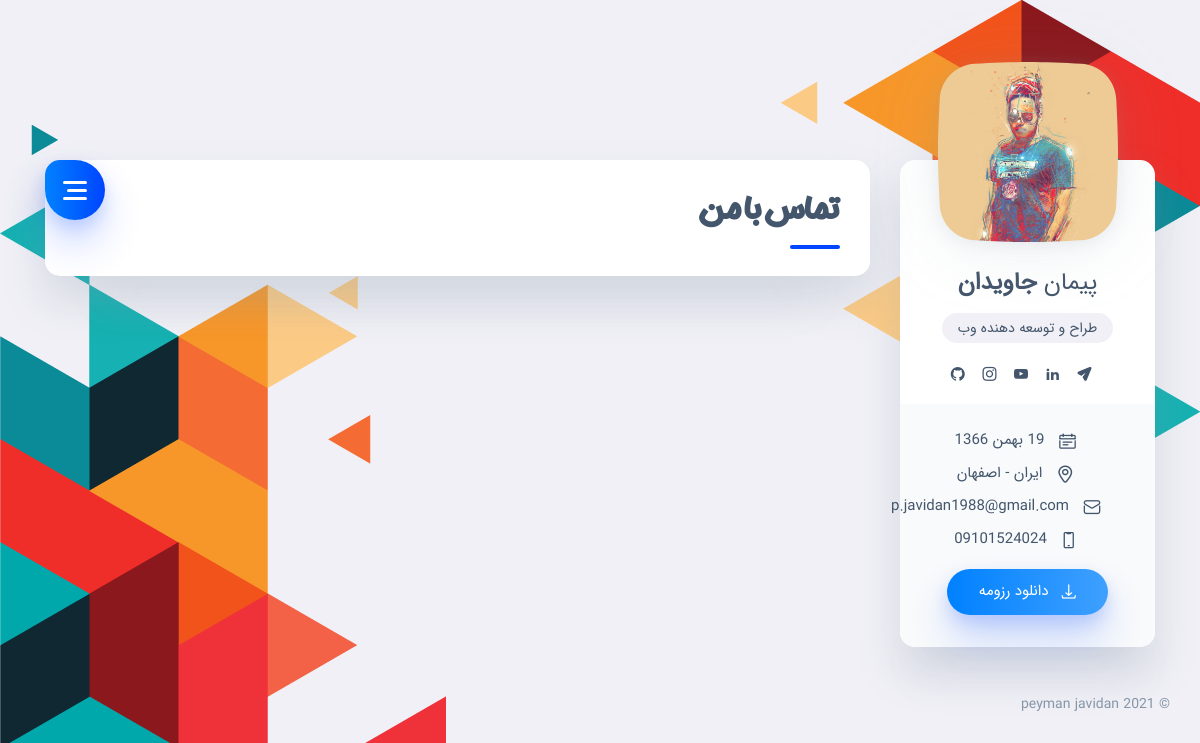
The page /blog/ on the database as committed earlier.
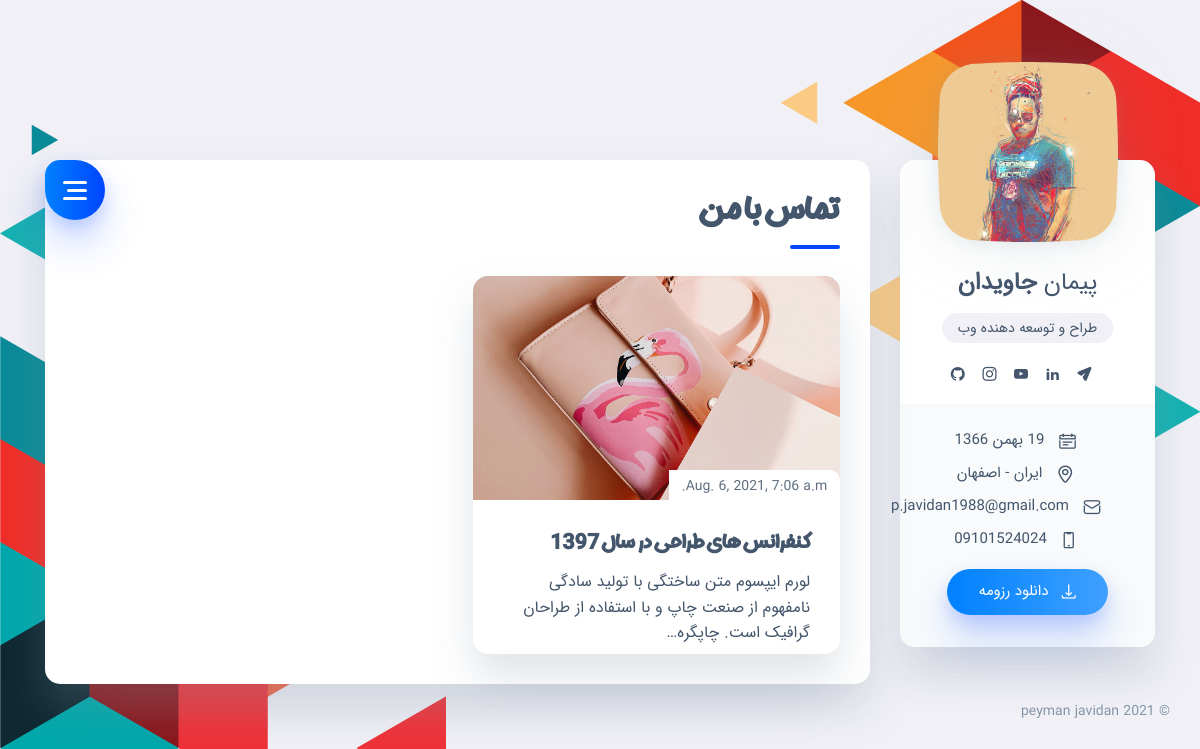
The same page on the database as committed later.
### home/models.py (models this page shows, shortened)
class Blog(models.Model):
    title = models.CharField(max_length=255)
    img = models.ImageField(blank=True, upload_to='images/blog/%Y/%m/%d/')
    description = RichTextUploadingField()
    create_at = models.DateTimeField(auto_now_add=True)
    update_at = models.DateTimeField(auto_now=True)
    class Meta:
        verbose_name = 'Blog'
        verbose_name_plural = 'Blog'

### home/views.py (the view)
# urls.py: 2. Add a URL to urlpatterns:  path('blog/', include('blog.urls'))
def blog(request):
    blog = Blog.objects.order_by('title')
    setting = Setting.objects.get(pk=1)
    context = {
        'blog': blog,
        'setting': setting,
    }
    return render(request, 'all_blogs.html', context)

### home/templates/all_blogs.html (shortened to what the changed rows need)
{% extends 'homebase.html' %}
{% load static %}
{% block body %}
{% load jformat %}
    <main class="main">
        <div class="container gutter-top">
            <div class="row sticky-parent">
                <div class="col-12 col-md-12 col-xl-9">
                    <div class="box pb-0">
                        <div class="pb-2">
                            <h1 class="title title--h1 title__separate">تماس با من</h1>
                        </div>
                        <div class="news-grid pb-0">
                            {% for rs in blog %}
                            <article class="news-item box">
                                <div class="news-item__image-wrap overlay overlay--45">
                                    <div class="news-item__date">{{ rs.create_at|jformat:"%Y/%m/%d" }}</div>
                                    <a class="news-item__link" href="/blog/{{ rs.id }}"></a>
                                    <img class="cover lazyload" src="{{ rs.img.url }}" alt=""/>
                                </div>
                                <div class="news-item__caption">
                                    <h2 class="title title--h4">{{ rs.title }}</h2>
                                    {{ rs.description|striptags|truncatechars:100|safe }}
                                </div>
                            </article>
                            {% endfor %}
                        </div>
                    </div>
                </div>
            </div>
        </div>
    </main>
    </body>
    </html>
{% endblock body %}

Rows that differ between the two databases and show on the page:
added Blog: create_at|jformat "Aug. 6, 2021, 7:06 a.m.", img (picture), title "کنفرانس های طراحی در سال 1397", description "لورم ایپسوم متن ساختگی با تولید سادگی نامفهوم از صنعت چاپ و با استفاده از طراحان گرافیک است. چاپگره…"
